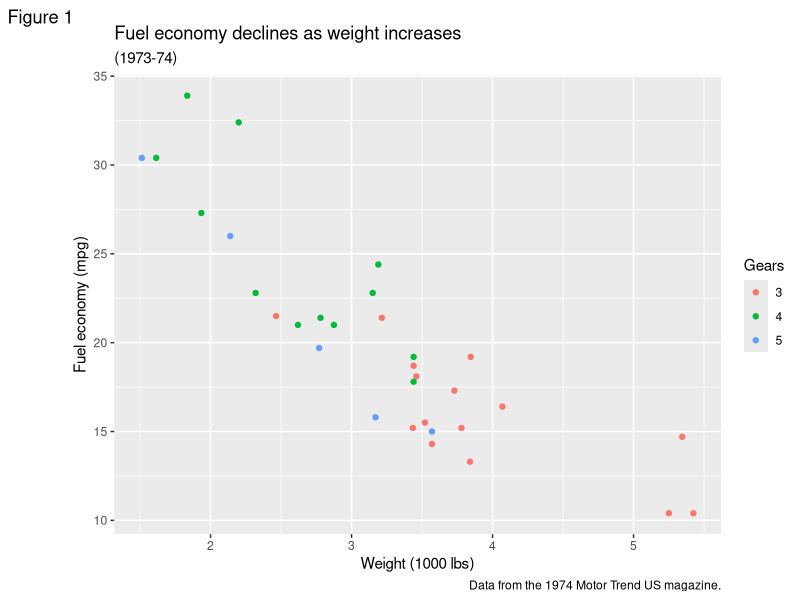
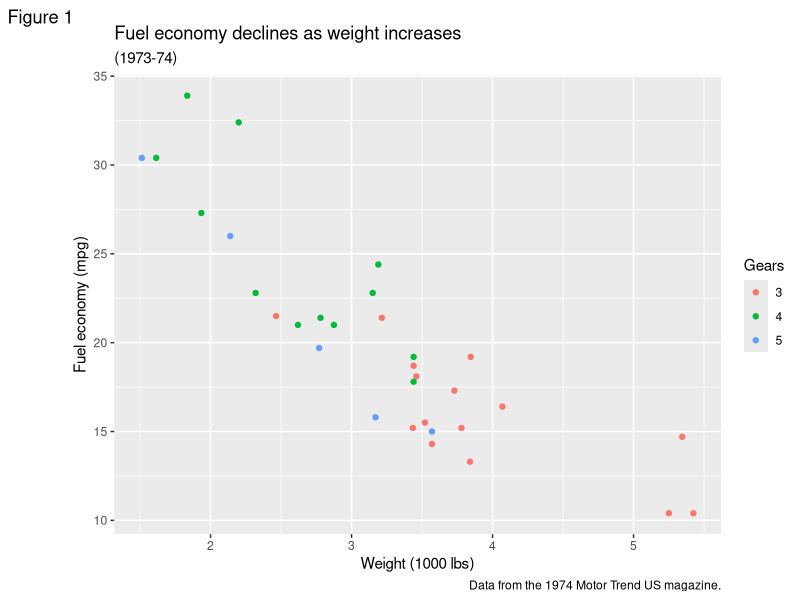
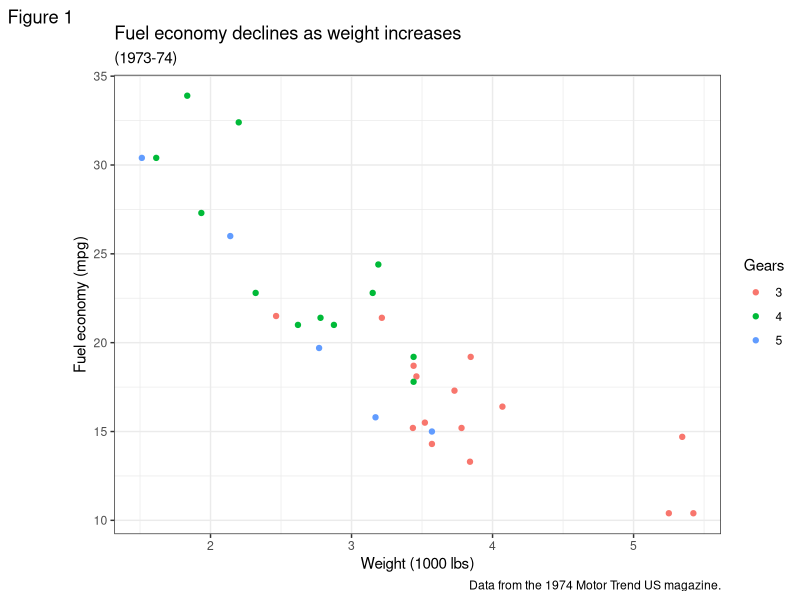
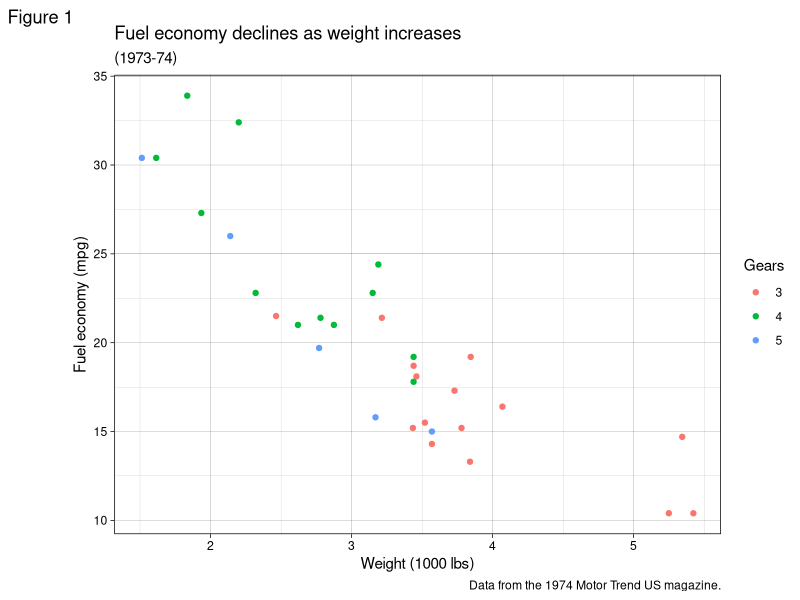
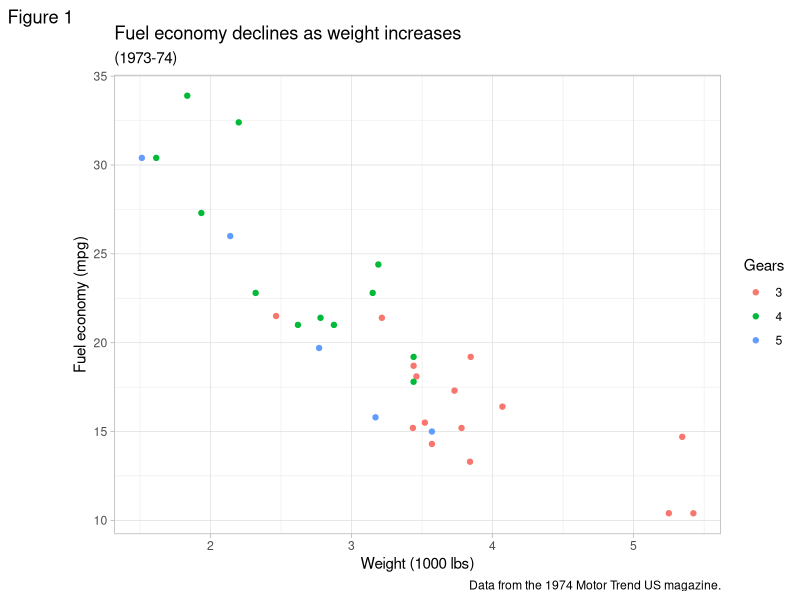
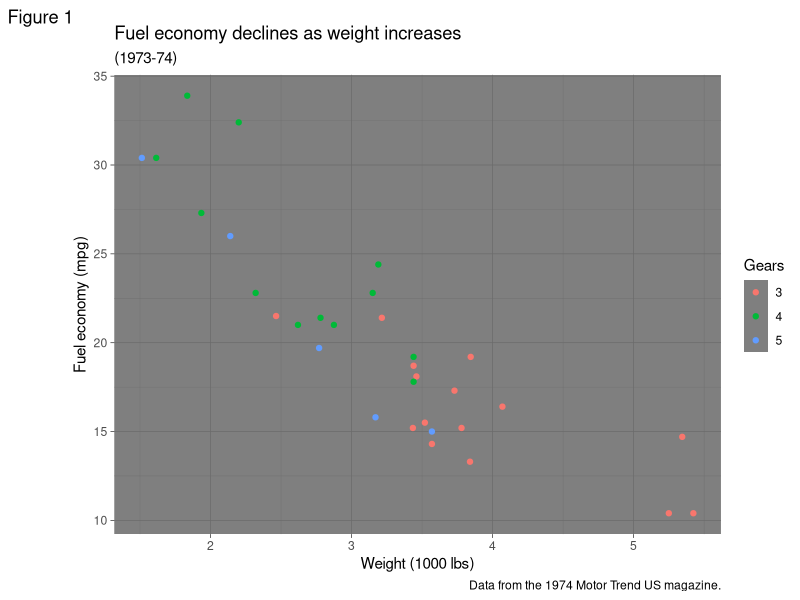
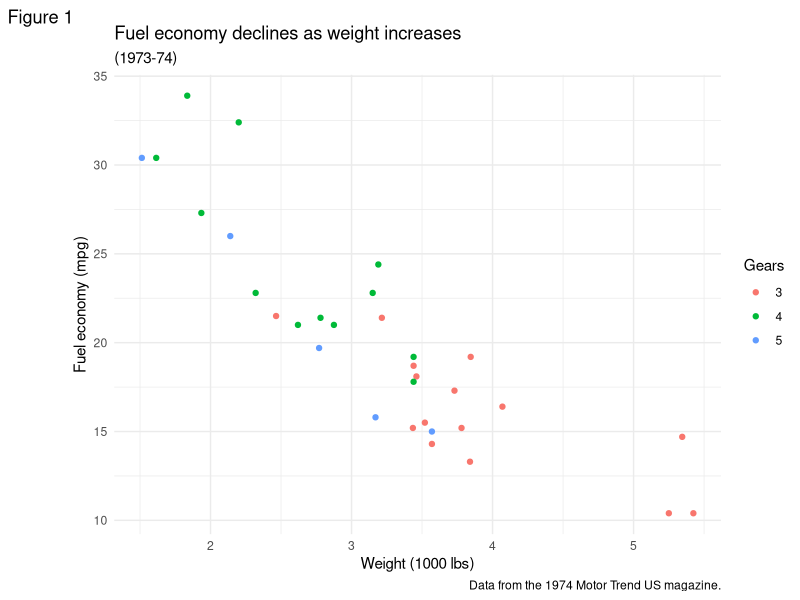
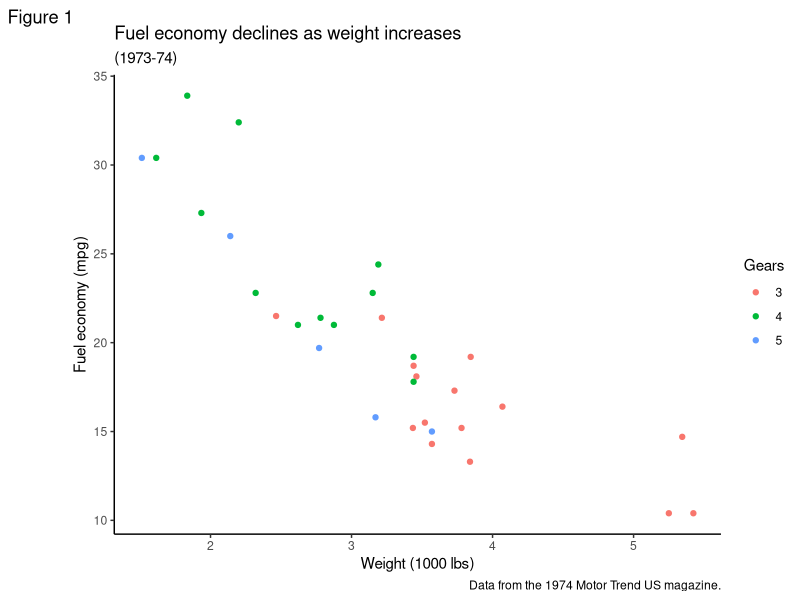

Source code (R) for these figures, in order: (Note: this script raises an error after producing the figures.)
#双坐标轴
a=data.frame(EIA=c(50:60+10*rnorm(11)),WTI=c(600:610+100*rnorm(11)),
             X=c("2010-9-1","2010-9-2","2010-9-3","2010-9-4",
                 "2010-9-5","2010-9-6","2010-9-7","2010-9-8",
                 "2010-9-9","2010-9-10","2010-9-11"))
library(ggplot2)
zz=a$EIA/
  ((max(a$EIA)-min(a$EIA))/(max(a$WTI)-min(a$WTI)))
png("V1.png",width=1200,height=800,res = 200) #清晰度
PP=ggplot()+
  geom_line(data=a,aes(x=as.Date(X),y=WTI,color="WTI"),size=1)+
  geom_line(data=a,aes(x=as.Date(X),y=EIA/
                         ((max(EIA)-min(EIA))/(max(WTI)-min(WTI)))-
                         (max(zz)-max(WTI)),
                       color="EIA"),size=1)+
  scale_colour_manual("",values = c("WTI" = "red","EIA"="blue"))+ #重设颜色
  scale_y_continuous(
    sec.axis = sec_axis( ~scales::rescale(.,c(min(a$EIA),max(a$EIA))), 
                         name = "另一个尺度"))+
  theme(panel.background = element_rect(fill = "transparent",colour ="black"), 
        panel.grid.minor = element_blank(),
        panel.grid.major = element_blank(),
        plot.background = element_rect(fill = "transparent",colour = NA),
        legend.position="bottom",legend.title = element_blank(),
        legend.background=element_blank(),
        legend.key =element_blank(),
        legend.box.background=element_blank()
  ) +
  labs(x="",y="",title="") 
print(PP)
dev.off()


#ggplot2中自带的主题
mtcars2 <- within(mtcars, {   #可以修改原表达式
  vs <- factor(vs, labels = c("V-shaped", "Straight"))
  am <- factor(am, labels = c("Automatic", "Manual"))
  cyl  <- factor(cyl)
  gear <- factor(gear)
})
p1 <- ggplot(mtcars2) +
  geom_point(aes(x = wt, y = mpg, colour = gear)) +
  labs(title = "Fuel economy declines as weight increases",
       subtitle = "(1973-74)",
       caption = "Data from the 1974 Motor Trend US magazine.",
       tag = "Figure 1",
       x = "Weight (1000 lbs)",
       y = "Fuel economy (mpg)",
       colour = "Gears")
p1+theme_grey() #默认的主题
p1+theme_gray()
p1+theme_bw()
p1+theme_linedraw()
p1+theme_light()
p1+theme_dark()
p1+theme_minimal()
p1+theme_classic()
p1+theme_void()
p1+theme_test()


#用par,layout不能直接在一个界面上呈现多个ggplot2图
#用ggpubr包的ggarrange可以实现这个功能
library(ggpubr)
ggarrange()
